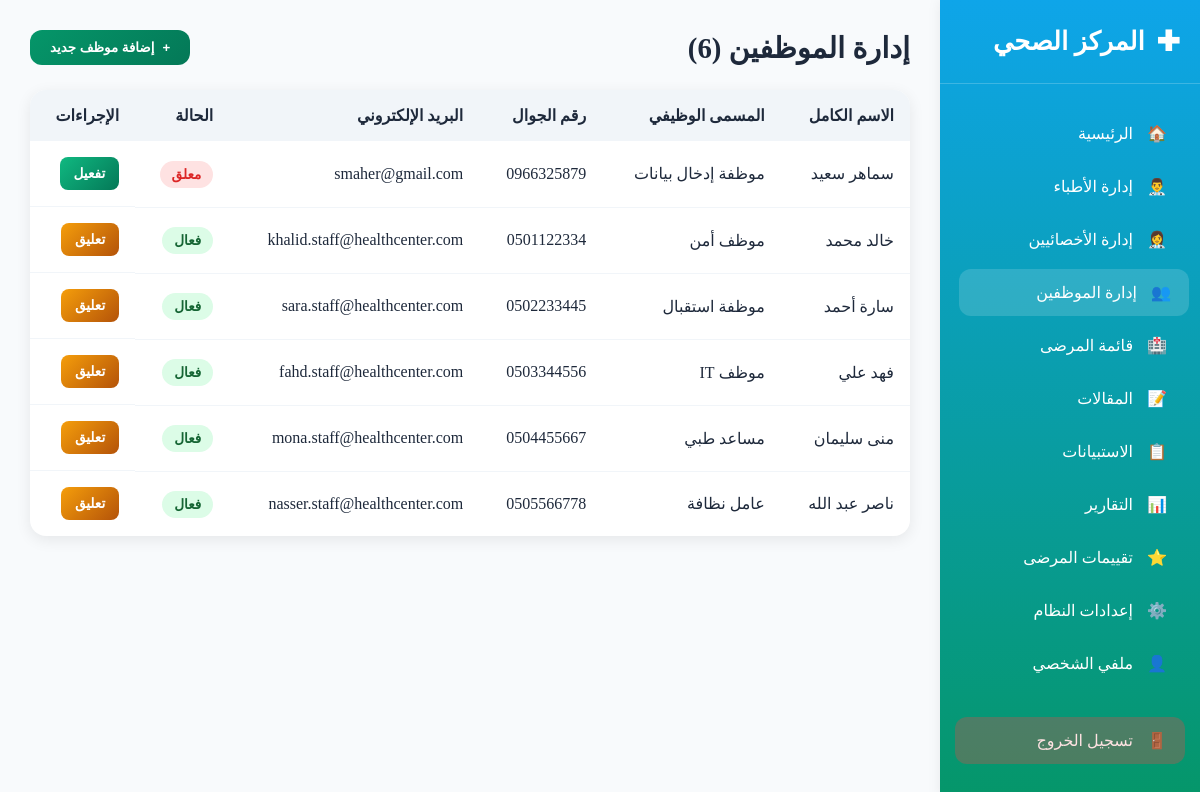
The page /admin/staff.php (signed in) on the database its author committed.
### tables this page shows
CREATE TABLE `staff` (
  `id` int NOT NULL,
  `full_name` varchar(100) NOT NULL,
  `email` varchar(100) NOT NULL,
  `phone` varchar(20) DEFAULT NULL,
  `position` varchar(100) NOT NULL,
  `status` enum('active','suspended') DEFAULT 'active',
  `created_at` timestamp NOT NULL DEFAULT CURRENT_TIMESTAMP,
  `updated_at` timestamp NOT NULL DEFAULT CURRENT_TIMESTAMP ON UPDATE CURRENT_TIMESTAMP
);

### admin/staff.php (the view, shortened to what this page needs)
<?php
$database = new Database();
$conn = $database->getConnection();
$stmt = $conn->query("SELECT id, full_name, email, phone, position, status FROM staff ORDER BY created_at DESC");
$staff = $stmt->fetchAll(PDO::FETCH_ASSOC);
?>
<!DOCTYPE html>
<html lang="ar" dir="rtl">
<head>
    <?php include 'includes/sidebar.php' ?>
</head>
<body>
    <div class="main-content">
        <div class="page-header">
            <h1 class="page-title">
                إدارة الموظفين (<?= count($staff) ?>)
            </h1>
            <button class="btn-add" id="toggleForm">
                <span>+</span> إضافة موظف جديد
            </button>
        </div>
        <?php if (count($staff) > 0): ?>
        <table class="staff-table">
            <thead>
                <tr>
                    <th>الاسم الكامل</th>
                    <th>المسمى الوظيفي</th>
                    <th>رقم الجوال</th>
                    <th>البريد الإلكتروني</th>
                    <th>الحالة</th>
                    <th>الإجراءات</th>
                </tr>
            </thead>
            <tbody>
                <?php foreach ($staff as $employee): ?>
                <tr>
                    <td><?= htmlspecialchars($employee['full_name']) ?></td>
                    <td><?= htmlspecialchars($employee['position']) ?></td>
                    <td><?= htmlspecialchars($employee['phone'] ?? 'غير متوفر') ?></td>
                    <td><?= htmlspecialchars($employee['email']) ?></td>
                    <td>
                        <span class="status status-<?= $employee['status'] ?>">
                            <?= $employee['status'] === 'active' ? 'فعال' : 'معلق' ?>
                        </span>
                    </td>
                    <td class="actions">
                        <?php if ($employee['status'] === 'active'): ?>
                            <a href="?action=suspend&id=<?= $employee['id'] ?>"
                               class="btn-action suspend">تعليق</a>
                        <?php else: ?>
                            <a href="?action=activate&id=<?= $employee['id'] ?>"
                               class="btn-action activate">تفعيل</a>
                        <?php endif; ?>
                    </td>
                </tr>
                <?php endforeach; ?>
            </tbody>
        </table>
        <?php endif; ?>
    </div>
</body>
</html>

### admin/staff.php (style rules this page uses)
* { margin: 0; padding: 0; box-sizing: border-box; }
.main-content { margin-right: 260px; padding: 30px; }
.page-header { display: flex; justify-content: space-between; align-items: center; margin-bottom: 25px; flex-wrap: wrap; gap: 15px; }
.page-title { font-size: 1.8rem; font-weight: 700; color: var(--text-color); }
.btn-add { background: linear-gradient(135deg, #059669 0%, #047857 100%); color: white; border: none; padding: 10px 20px; border-radius: 12px; font-weight: 600; cursor: pointer; display: flex; align-items: center; gap: 8px; transition: transform 0.2s; }
.staff-table { width: 100%; border-collapse: collapse; background: var(--card-bg); border-radius: 16px; overflow: hidden; box-shadow: 0 4px 15px var(--card-shadow); }
.staff-table th { background: var(--border-color); padding: 16px; text-align: right; font-weight: 700; color: var(--text-color); }
.staff-table td { padding: 16px; text-align: right; border-bottom: 1px solid var(--border-color); color: var(--text-color); }
.staff-table tr:last-child td { border-bottom: none; }
.status { padding: 6px 12px; border-radius: 20px; font-size: 0.85rem; font-weight: 600; }
.status-active { background: #dcfce7; color: #166534; }
.status-suspended { background: #fee2e2; color: #dc2626; }
.actions { display: flex; gap: 8px; flex-wrap: wrap; }
.btn-action { padding: 8px 14px; border-radius: 8px; color: white; text-decoration: none; font-size: 0.85rem; font-weight: 600; display: inline-flex; align-items: center; gap: 6px; white-space: nowrap; }
.activate { background: linear-gradient(135deg, #10b981, #047857); }
.suspend { background: linear-gradient(135deg, #f59e0b, #b45309); }

### admin/includes/theme_logic.php (style rules this page uses)
:root { --bg-color: #f8fafc; --text-color: #1e293b; --card-bg: white; --card-shadow: rgba(0,0,0,0.08); --header-bg: white; --header-shadow: rgba(0,0,0,0.08); --sidebar-bg: linear-gradient(180deg, #0ea5e9 0%, #059669 100%); --sidebar-text: white; --border-color: #f1f5f9; --muted-text: #64748b; --stat-title-color: #64748b; --toggle-bg: #e2e8f0; --toggle-thumb: white; --department-active: #dcfce7; --department-inactive: #fee2e2; --department-active-text: #166534; --department-inactive-text: #dc2626; }
body { background-color: var(--bg-color); color: var(--text-color); transition: background-color 0.3s ease, color 0.3s ease; }

### rows shown on the page
staff: full_name "سماهر سعيد", position "موظفة إدخال بيانات", phone "0966325879", email "smaher@gmail.com", status "معلق"
staff: full_name "خالد محمد", position "موظف أمن", phone "0501122334", email "khalid.staff@healthcenter.com", status "فعال"
staff: full_name "سارة أحمد", position "موظفة استقبال", phone "0502233445", email "sara.staff@healthcenter.com", status "فعال"
staff: full_name "فهد علي", position "موظف IT", phone "0503344556", email "fahd.staff@healthcenter.com", status "فعال"
staff: full_name "منى سليمان", position "مساعد طبي", phone "0504455667", email "mona.staff@healthcenter.com", status "فعال"
staff: full_name "ناصر عبد الله", position "عامل نظافة", phone "0505566778", email "nasser.staff@healthcenter.com", status "فعال"

### other values the page prints
count($staff) "6"
